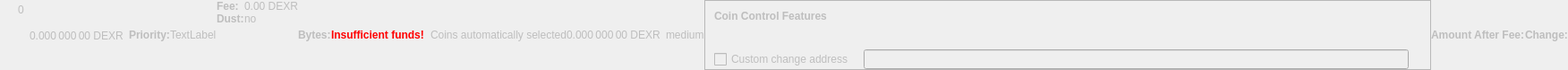
    <widget class="QWidget" name="dummyHideWidget" native="true">
     <property name="enabled">
      <bool>false</bool>
     </property>
     <property name="maximumSize">
      <size>
       <width>100</width>
       <height>22</height>
      </size>
     </property>
     <layout class="QHBoxLayout" name="dummyHideLayout">
      <property name="spacing">
       <number>0</number>
      </property>
      <property name="margin">
       <number>0</number>
      </property>
      <item>
       <layout class="QFormLayout" name="formLayoutCoinControl1">
        <property name="horizontalSpacing">
         <number>10</number>
        </property>
        <property name="verticalSpacing">
         <number>14</number>
        </property>
        <property name="leftMargin">
         <number>10</number>
        </property>
        <property name="topMargin">
         <number>4</number>
        </property>
        <property name="rightMargin">
         <number>6</number>
        </property>
        <item row="0" column="1">
         <widget class="QLabel" name="labelCoinControlBytes">
          <property name="cursor">
           <cursorShape>IBeamCursor</cursorShape>
          </property>
          <property name="contextMenuPolicy">
           <enum>Qt::ActionsContextMenu</enum>
          </property>
          <property name="text">
           <string notr="true">0</string>
          </property>
          <property name="textInteractionFlags">
           <set>Qt::LinksAccessibleByMouse|Qt::TextSelectableByKeyboard|Qt::TextSelectableByMouse</set>
          </property>
         </widget>
        </item>
       </layout>
      </item>
      <item>
       <widget class="QLabel" name="labelCoinControlAfterFee">
        <property name="enabled">
         <bool>false</bool>
        </property>
        <property name="sizePolicy">
         <sizepolicy hsizetype="Fixed" vsizetype="Fixed">
          <horstretch>0</horstretch>
          <verstretch>0</verstretch>
         </sizepolicy>
        </property>
        <property name="minimumSize">
         <size>
          <width>111</width>
          <height>12</height>
         </size>
        </property>
        <property name="maximumSize">
         <size>
          <width>111</width>
          <height>12</height>
         </size>
        </property>
        <property name="cursor">
         <cursorShape>IBeamCursor</cursorShape>
        </property>
        <property name="contextMenuPolicy">
         <enum>Qt::ActionsContextMenu</enum>
        </property>
        <property name="text">
         <string notr="true">0.000 000 00 DEXR</string>
        </property>
        <property name="textInteractionFlags">
         <set>Qt::LinksAccessibleByMouse|Qt::TextSelectableByKeyboard|Qt::TextSelectableByMouse</set>
        </property>
       </widget>
      </item>
      <item>
       <widget class="QLabel" name="labelCoinControlPriorityText">
        <property name="enabled">
         <bool>false</bool>
        </property>
        <property name="font">
         <font>
          <weight>75</weight>
          <bold>true</bold>
         </font>
        </property>
        <property name="text">
         <string>Priority:</string>
        </property>
       </widget>
      </item>
      <item>
       <layout class="QHBoxLayout" name="horizontalLayout">
        <item>
         <widget class="QLabel" name="WarningLabel">
          <property name="text">
           <string>TextLabel</string>
          </property>
         </widget>
        </item>
       </layout>
      </item>
      <item>
       <layout class="QFormLayout" name="formLayoutCoinControl3">
        <property name="horizontalSpacing">
         <number>0</number>
        </property>
        <property name="verticalSpacing">
         <number>0</number>
        </property>
        <property name="leftMargin">
         <number>0</number>
        </property>
        <property name="topMargin">
         <number>0</number>
        </property>
        <property name="rightMargin">
         <number>0</number>
        </property>
        <item row="0" column="0">
         <widget class="QLabel" name="labelCoinControlFeeText">
          <property name="enabled">
           <bool>false</bool>
          </property>
          <property name="font">
           <font>
            <weight>75</weight>
            <bold>true</bold>
           </font>
          </property>
          <property name="text">
           <string>Fee:</string>
          </property>
          <property name="margin">
           <number>0</number>
          </property>
         </widget>
        </item>
        <item row="0" column="1">
         <widget class="QLabel" name="labelCoinControlFee">
          <property name="enabled">
           <bool>false</bool>
          </property>
          <property name="cursor">
           <cursorShape>IBeamCursor</cursorShape>
          </property>
          <property name="contextMenuPolicy">
           <enum>Qt::ActionsContextMenu</enum>
          </property>
          <property name="text">
           <string notr="true">0.00 DEXR</string>
          </property>
          <property name="textInteractionFlags">
           <set>Qt::LinksAccessibleByMouse|Qt::TextSelectableByKeyboard|Qt::TextSelectableByMouse</set>
          </property>
         </widget>
        </item>
        <item row="1" column="0">
         <widget class="QLabel" name="labelCoinControlLowOutputText">
          <property name="enabled">
           <bool>false</bool>
          </property>
          <property name="font">
           <font>
            <weight>75</weight>
            <bold>true</bold>
           </font>
          </property>
          <property name="text">
           <string>Dust:</string>
          </property>
         </widget>
        </item>
        <item row="1" column="1">
         <widget class="QLabel" name="labelCoinControlLowOutput">
          <property name="enabled">
           <bool>false</bool>
          </property>
          <property name="cursor">
           <cursorShape>IBeamCursor</cursorShape>
          </property>
          <property name="contextMenuPolicy">
           <enum>Qt::ActionsContextMenu</enum>
          </property>
          <property name="text">
           <string>no</string>
          </property>
          <property name="textInteractionFlags">
           <set>Qt::LinksAccessibleByMouse|Qt::TextSelectableByKeyboard|Qt::TextSelectableByMouse</set>
          </property>
         </widget>
        </item>
       </layout>
      </item>
      <item>
       <widget class="QLabel" name="labelCoinControlBytesText">
        <property name="enabled">
         <bool>false</bool>
        </property>
        <property name="font">
         <font>
          <weight>75</weight>
          <bold>true</bold>
         </font>
        </property>
        <property name="text">
         <string>Bytes:</string>
        </property>
       </widget>
      </item>
      <item>
       <layout class="QFormLayout" name="formLayoutCoinControl2">
        <property name="horizontalSpacing">
         <number>0</number>
        </property>
        <property name="verticalSpacing">
         <number>0</number>
        </property>
        <property name="leftMargin">
         <number>0</number>
        </property>
        <property name="topMargin">
         <number>0</number>
        </property>
        <property name="rightMargin">
         <number>0</number>
        </property>
       </layout>
      </item>
      <item>
       <layout class="QHBoxLayout" name="horizontalLayoutCoinControl2">
        <property name="spacing">
         <number>0</number>
        </property>
        <property name="bottomMargin">
         <number>0</number>
        </property>
       </layout>
      </item>
      <item>
       <widget class="QLabel" name="labelCoinControlInsuffFunds">
        <property name="enabled">
         <bool>false</bool>
        </property>
        <property name="minimumSize">
         <size>
          <width>0</width>
          <height>0</height>
         </size>
        </property>
        <property name="font">
         <font>
          <weight>75</weight>
          <bold>true</bold>
         </font>
        </property>
        <property name="styleSheet">
         <string notr="true">color:red;font-weight:bold;</string>
        </property>
        <property name="text">
         <string>Insufficient funds!</string>
        </property>
        <property name="margin">
         <number>5</number>
        </property>
       </widget>
      </item>
      <item>
       <layout class="QFormLayout" name="formLayoutCoinControl4">
        <property name="horizontalSpacing">
         <number>0</number>
        </property>
        <property name="verticalSpacing">
         <number>0</number>
        </property>
        <property name="leftMargin">
         <number>0</number>
        </property>
        <property name="topMargin">
         <number>0</number>
        </property>
        <property name="rightMargin">
         <number>0</number>
        </property>
       </layout>
      </item>
      <item>
       <widget class="QLabel" name="labelCoinControlChangeLabel">
        <property name="enabled">
         <bool>false</bool>
        </property>
        <property name="sizePolicy">
         <sizepolicy hsizetype="Preferred" vsizetype="Expanding">
          <horstretch>0</horstretch>
          <verstretch>0</verstretch>
         </sizepolicy>
        </property>
        <property name="minimumSize">
         <size>
          <width>0</width>
          <height>0</height>
         </size>
        </property>
        <property name="text">
         <string/>
        </property>
        <property name="margin">
         <number>3</number>
        </property>
       </widget>
      </item>
      <item>
       <widget class="QLabel" name="labelCoinControlAutomaticallySelected">
        <property name="enabled">
         <bool>false</bool>
        </property>
        <property name="sizePolicy">
         <sizepolicy hsizetype="Fixed" vsizetype="Fixed">
          <horstretch>0</horstretch>
          <verstretch>0</verstretch>
         </sizepolicy>
        </property>
        <property name="minimumSize">
         <size>
          <width>0</width>
          <height>0</height>
         </size>
        </property>
        <property name="maximumSize">
         <size>
          <width>240</width>
          <height>16777215</height>
         </size>
        </property>
        <property name="text">
         <string>Coins automatically selected</string>
        </property>
        <property name="margin">
         <number>5</number>
        </property>
       </widget>
      </item>
      <item>
       <widget class="QLabel" name="labelCoinControlChange">
        <property name="enabled">
         <bool>false</bool>
        </property>
        <property name="sizePolicy">
         <sizepolicy hsizetype="Fixed" vsizetype="Fixed">
          <horstretch>0</horstretch>
          <verstretch>0</verstretch>
         </sizepolicy>
        </property>
        <property name="minimumSize">
         <size>
          <width>111</width>
          <height>0</height>
         </size>
        </property>
        <property name="maximumSize">
         <size>
          <width>111</width>
          <height>16777215</height>
         </size>
        </property>
        <property name="cursor">
         <cursorShape>IBeamCursor</cursorShape>
        </property>
        <property name="contextMenuPolicy">
         <enum>Qt::ActionsContextMenu</enum>
        </property>
        <property name="text">
         <string notr="true">0.000 000 00 DEXR</string>
        </property>
        <property name="textInteractionFlags">
         <set>Qt::LinksAccessibleByMouse|Qt::TextSelectableByKeyboard|Qt::TextSelectableByMouse</set>
        </property>
       </widget>
      </item>
      <item>
       <widget class="QLabel" name="labelCoinControlPriority">
        <property name="enabled">
         <bool>false</bool>
        </property>
        <property name="cursor">
         <cursorShape>IBeamCursor</cursorShape>
        </property>
        <property name="contextMenuPolicy">
         <enum>Qt::ActionsContextMenu</enum>
        </property>
        <property name="text">
         <string>medium</string>
        </property>
        <property name="textInteractionFlags">
         <set>Qt::LinksAccessibleByMouse|Qt::TextSelectableByKeyboard|Qt::TextSelectableByMouse</set>
        </property>
       </widget>
      </item>
      <item>
       <widget class="QFrame" name="frameCoinControl">
        <property name="sizePolicy">
         <sizepolicy hsizetype="Expanding" vsizetype="Expanding">
          <horstretch>0</horstretch>
          <verstretch>0</verstretch>
         </sizepolicy>
        </property>
        <property name="maximumSize">
         <size>
          <width>16777215</width>
          <height>16777215</height>
         </size>
        </property>
        <property name="frameShape">
         <enum>QFrame::StyledPanel</enum>
        </property>
        <property name="frameShadow">
         <enum>QFrame::Sunken</enum>
        </property>
        <layout class="QVBoxLayout" name="verticalLayoutCoinControl2_2">
         <property name="spacing">
          <number>0</number>
         </property>
         <property name="margin">
          <number>0</number>
         </property>
         <item>
          <layout class="QVBoxLayout" name="verticalLayoutCoinControl" stretch="0,0,0,1">
           <property name="spacing">
            <number>0</number>
           </property>
           <property name="leftMargin">
            <number>10</number>
           </property>
           <property name="topMargin">
            <number>10</number>
           </property>
           <item>
            <layout class="QHBoxLayout" name="horizontalLayoutCoinControl1">
             <property name="bottomMargin">
              <number>15</number>
             </property>
             <item>
              <widget class="QLabel" name="labelCoinControlFeatures">
               <property name="enabled">
                <bool>false</bool>
               </property>
               <property name="sizePolicy">
                <sizepolicy hsizetype="Preferred" vsizetype="Maximum">
                 <horstretch>0</horstretch>
                 <verstretch>0</verstretch>
                </sizepolicy>
               </property>
               <property name="font">
                <font>
                 <weight>75</weight>
                 <bold>true</bold>
                </font>
               </property>
               <property name="styleSheet">
                <string notr="true">font-weight:bold;</string>
               </property>
               <property name="text">
                <string>Coin Control Features</string>
               </property>
              </widget>
             </item>
            </layout>
           </item>
           <item>
            <widget class="QWidget" name="widgetCoinControl" native="true">
             <property name="sizePolicy">
              <sizepolicy hsizetype="Preferred" vsizetype="Preferred">
               <horstretch>0</horstretch>
               <verstretch>0</verstretch>
              </sizepolicy>
             </property>
             <property name="minimumSize">
              <size>
               <width>0</width>
               <height>0</height>
              </size>
             </property>
             <property name="styleSheet">
              <string notr="true"/>
             </property>
             <layout class="QHBoxLayout" name="horizontalLayoutCoinControl5_2">
              <property name="margin">
               <number>0</number>
              </property>
              <item>
               <layout class="QHBoxLayout" name="horizontalLayoutCoinControl3">
                <property name="spacing">
                 <number>20</number>
                </property>
                <property name="topMargin">
                 <number>0</number>
                </property>
                <property name="bottomMargin">
                 <number>10</number>
                </property>
               </layout>
              </item>
             </layout>
            </widget>
           </item>
           <item>
            <layout class="QHBoxLayout" name="horizontalLayoutCoinControl4" stretch="0,0,0">
             <property name="spacing">
              <number>12</number>
             </property>
             <property name="sizeConstraint">
              <enum>QLayout::SetDefaultConstraint</enum>
             </property>
             <property name="topMargin">
              <number>5</number>
             </property>
             <property name="rightMargin">
              <number>5</number>
             </property>
             <item>
              <widget class="QCheckBox" name="checkBoxCoinControlChange">
               <property name="enabled">
                <bool>false</bool>
               </property>
               <property name="toolTip">
                <string>If this is activated, but the change address is empty or invalid, change will be sent to a newly generated address.</string>
               </property>
               <property name="text">
                <string>Custom change address</string>
               </property>
              </widget>
             </item>
             <item>
              <widget class="QValidatedLineEdit" name="lineEditCoinControlChange">
               <property name="enabled">
                <bool>false</bool>
               </property>
               <property name="sizePolicy">
                <sizepolicy hsizetype="Expanding" vsizetype="Fixed">
                 <horstretch>0</horstretch>
                 <verstretch>0</verstretch>
                </sizepolicy>
               </property>
              </widget>
             </item>
             <item>
              <widget class="QLabel" name="labelCoinControlChangeLabel_2">
               <property name="sizePolicy">
                <sizepolicy hsizetype="Preferred" vsizetype="Expanding">
                 <horstretch>0</horstretch>
                 <verstretch>0</verstretch>
                </sizepolicy>
               </property>
               <property name="minimumSize">
                <size>
                 <width>0</width>
                 <height>0</height>
                </size>
               </property>
               <property name="text">
                <string/>
               </property>
               <property name="margin">
                <number>3</number>
               </property>
              </widget>
             </item>
            </layout>
           </item>
           <item>
            <spacer name="verticalSpacerCoinControl">
             <property name="orientation">
              <enum>Qt::Vertical</enum>
             </property>
             <property name="sizeHint" stdset="0">
              <size>
               <width>800</width>
               <height>1</height>
              </size>
             </property>
            </spacer>
           </item>
          </layout>
         </item>
        </layout>
       </widget>
      </item>
      <item>
       <widget class="QLabel" name="labelCoinControlAfterFeeText">
        <property name="enabled">
         <bool>false</bool>
        </property>
        <property name="minimumSize">
         <size>
          <width>0</width>
          <height>0</height>
         </size>
        </property>
        <property name="maximumSize">
         <size>
          <width>16777215</width>
          <height>16777215</height>
         </size>
        </property>
        <property name="font">
         <font>
          <weight>75</weight>
          <bold>true</bold>
         </font>
        </property>
        <property name="text">
         <string>Amount After Fee:</string>
        </property>
        <property name="alignment">
         <set>Qt::AlignLeading|Qt::AlignLeft|Qt::AlignVCenter</set>
        </property>
        <property name="margin">
         <number>0</number>
        </property>
       </widget>
      </item>
      <item>
       <widget class="QLabel" name="labelCoinControlChangeText">
        <property name="enabled">
         <bool>false</bool>
        </property>
        <property name="sizePolicy">
         <sizepolicy hsizetype="Preferred" vsizetype="Preferred">
          <horstretch>0</horstretch>
          <verstretch>0</verstretch>
         </sizepolicy>
        </property>
        <property name="minimumSize">
         <size>
          <width>0</width>
          <height>0</height>
         </size>
        </property>
        <property name="maximumSize">
         <size>
          <width>16777215</width>
          <height>16777215</height>
         </size>
        </property>
        <property name="font">
         <font>
          <weight>75</weight>
          <bold>true</bold>
         </font>
        </property>
        <property name="text">
         <string>Change:</string>
        </property>
        <property name="alignment">
         <set>Qt::AlignLeading|Qt::AlignLeft|Qt::AlignVCenter</set>
        </property>
       </widget>
      </item>
     </layout>
    </widget>
